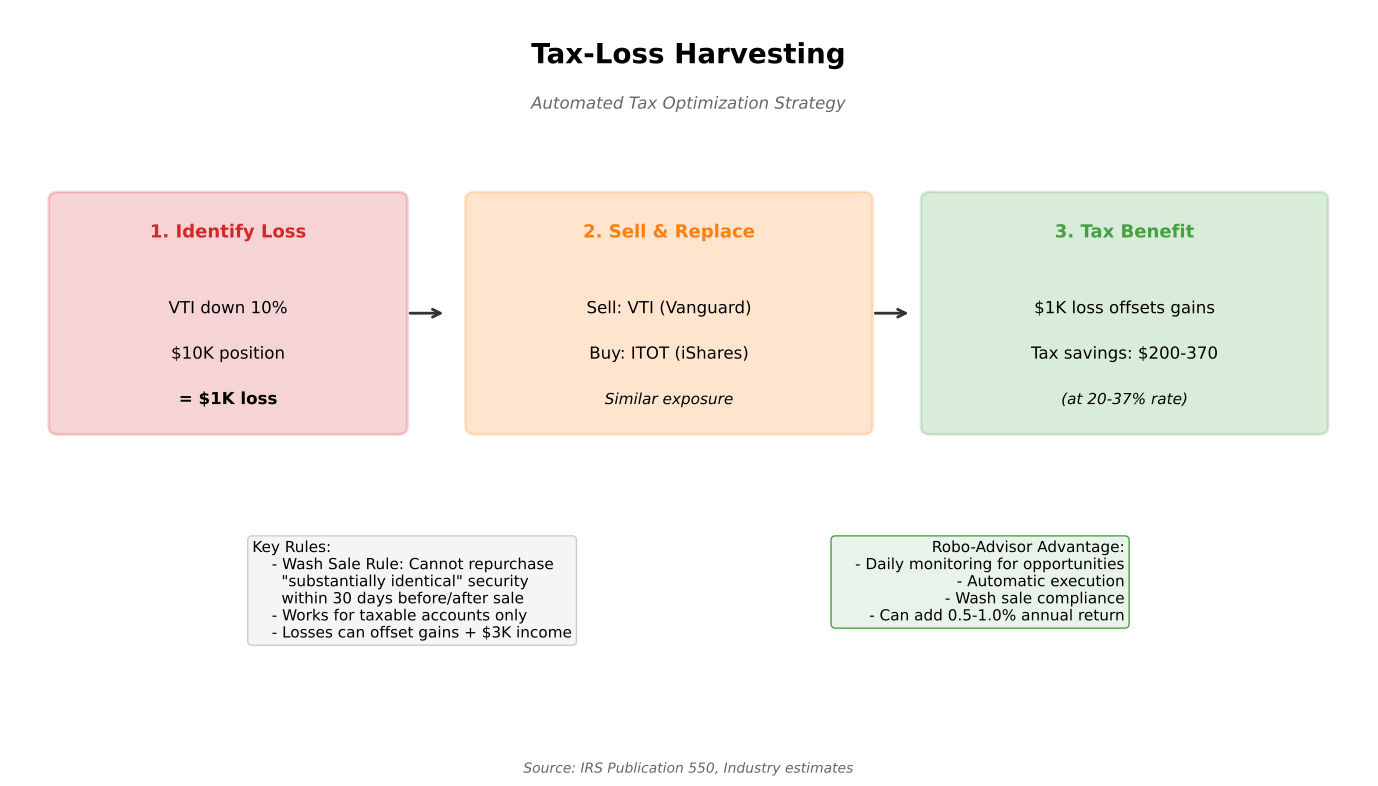

Source code (Python):
"""
Tax-Loss Harvesting
Shows how robo-advisors implement tax-loss harvesting

Output: tax_loss_harvesting.pdf
Module: module_01_fintech
Lesson: 8 - Robo-Advisors
"""

from pathlib import Path
import matplotlib.pyplot as plt
import matplotlib.patches as mpatches
import numpy as np

CHART_METADATA = {
    'title': 'Tax-Loss Harvesting',
    'module': 'module_01_fintech',
    'lesson': 8,
    'url': 'https://github.com/Digital-AI-Finance/digital-finance/tree/main/module_01_fintech/figures/tax_loss_harvesting'
}

plt.rcParams.update({
    'font.size': 14,
    'axes.labelsize': 14,
})

def create_chart():
    """Create tax-loss harvesting diagram"""
    fig, ax = plt.subplots(figsize=(14, 8))
    ax.set_xlim(0, 14)
    ax.set_ylim(0, 10)
    ax.axis('off')

    # Title
    ax.text(7, 9.3, 'Tax-Loss Harvesting', fontsize=20, fontweight='bold', ha='center')
    ax.text(7, 8.7, 'Automated Tax Optimization Strategy', fontsize=12, ha='center',
           style='italic', color='#666666')

    # Process flow
    # Step 1: Identify loss
    step1 = mpatches.FancyBboxPatch((0.5, 4.5), 3.5, 3, boxstyle='round,pad=0.1',
                                     facecolor='#D62728', alpha=0.2,
                                     edgecolor='#D62728', lw=2)
    ax.add_patch(step1)
    ax.text(2.25, 7, '1. Identify Loss', ha='center', fontsize=13, fontweight='bold', color='#D62728')
    ax.text(2.25, 6, 'VTI down 10%', ha='center', fontsize=12)
    ax.text(2.25, 5.4, '$10K position', ha='center', fontsize=12)
    ax.text(2.25, 4.8, '= $1K loss', ha='center', fontsize=12, fontweight='bold')

    ax.annotate('', xy=(4.5, 6), xytext=(4.1, 6),
               arrowprops=dict(arrowstyle='->', color='#333333', lw=2))

    # Step 2: Sell & Replace
    step2 = mpatches.FancyBboxPatch((4.8, 4.5), 4, 3, boxstyle='round,pad=0.1',
                                     facecolor='#FF7F0E', alpha=0.2,
                                     edgecolor='#FF7F0E', lw=2)
    ax.add_patch(step2)
    ax.text(6.8, 7, '2. Sell & Replace', ha='center', fontsize=13, fontweight='bold', color='#FF7F0E')
    ax.text(6.8, 6, 'Sell: VTI (Vanguard)', ha='center', fontsize=12)
    ax.text(6.8, 5.4, 'Buy: ITOT (iShares)', ha='center', fontsize=12)
    ax.text(6.8, 4.8, 'Similar exposure', ha='center', fontsize=11, style='italic')

    ax.annotate('', xy=(9.3, 6), xytext=(8.9, 6),
               arrowprops=dict(arrowstyle='->', color='#333333', lw=2))

    # Step 3: Tax benefit
    step3 = mpatches.FancyBboxPatch((9.5, 4.5), 4, 3, boxstyle='round,pad=0.1',
                                     facecolor='#44A044', alpha=0.2,
                                     edgecolor='#44A044', lw=2)
    ax.add_patch(step3)
    ax.text(11.5, 7, '3. Tax Benefit', ha='center', fontsize=13, fontweight='bold', color='#44A044')
    ax.text(11.5, 6, '$1K loss offsets gains', ha='center', fontsize=12)
    ax.text(11.5, 5.4, 'Tax savings: $200-370', ha='center', fontsize=12)
    ax.text(11.5, 4.8, '(at 20-37% rate)', ha='center', fontsize=11, style='italic')

    # Rules box
    rules = """Key Rules:
    - Wash Sale Rule: Cannot repurchase
      "substantially identical" security
      within 30 days before/after sale
    - Works for taxable accounts only
    - Losses can offset gains + $3K income"""

    ax.text(2.5, 3, rules, fontsize=11, va='top',
           bbox=dict(boxstyle='round', facecolor='#F5F5F5', edgecolor='#CCCCCC'))

    # Robo benefit
    robo = """Robo-Advisor Advantage:
    - Daily monitoring for opportunities
    - Automatic execution
    - Wash sale compliance
    - Can add 0.5-1.0% annual return"""

    ax.text(11.5, 3, robo, fontsize=11, ha='right', va='top',
           bbox=dict(boxstyle='round', facecolor='#E8F4EA', edgecolor='#44A044'))

    # Source
    fig.text(0.5, 0.02, 'Source: IRS Publication 550, Industry estimates',
            fontsize=10, ha='center', style='italic', color='#666666')

    plt.tight_layout()

    output_path = Path(__file__).parent / 'tax_loss_harvesting.pdf'
    plt.savefig(output_path, format='pdf', dpi=300, bbox_inches='tight')
    plt.close()
    print(f"Chart saved to: {output_path}")
    return output_path

if __name__ == '__main__':
    create_chart()
